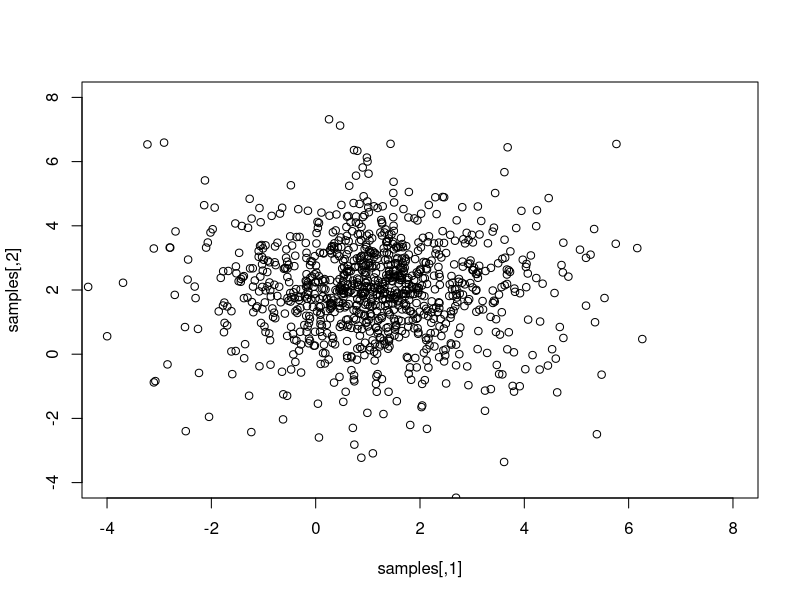
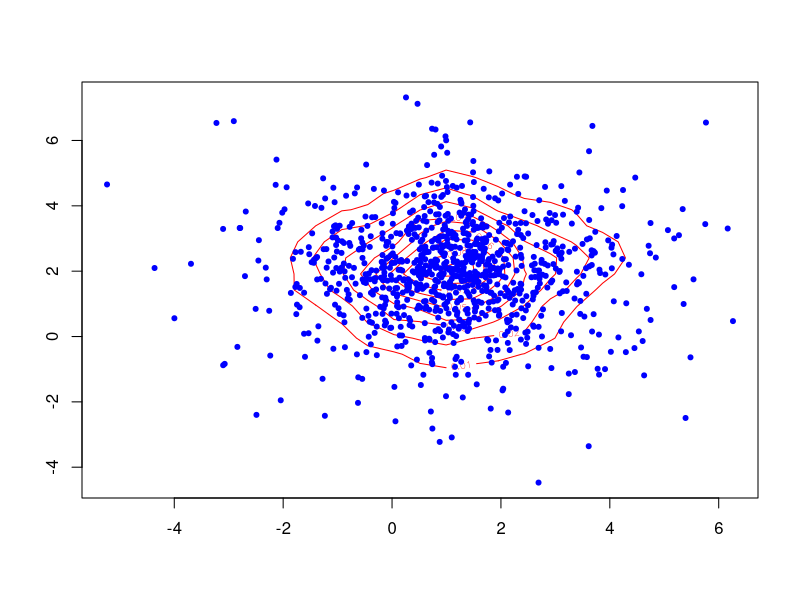
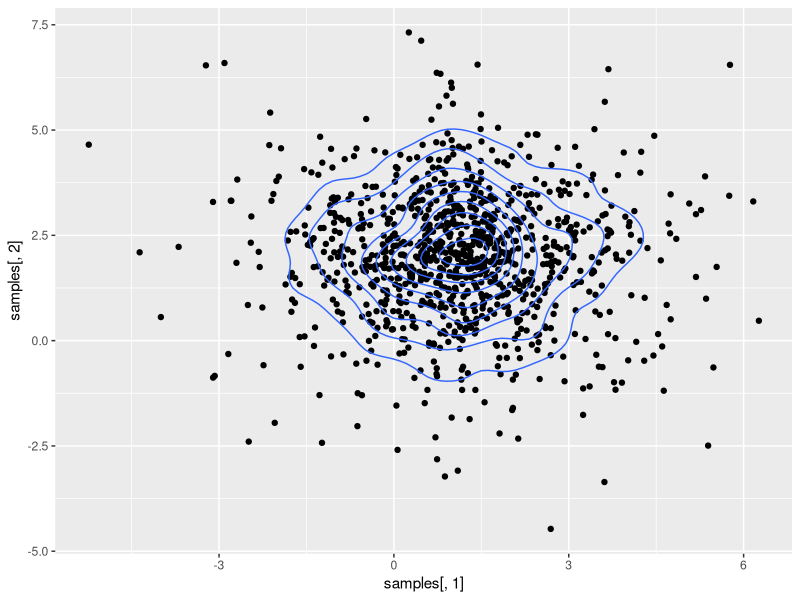
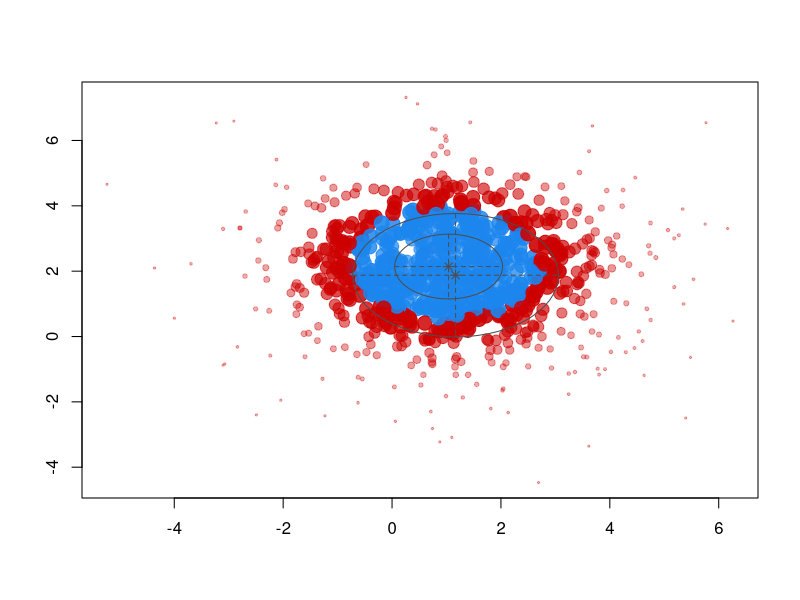
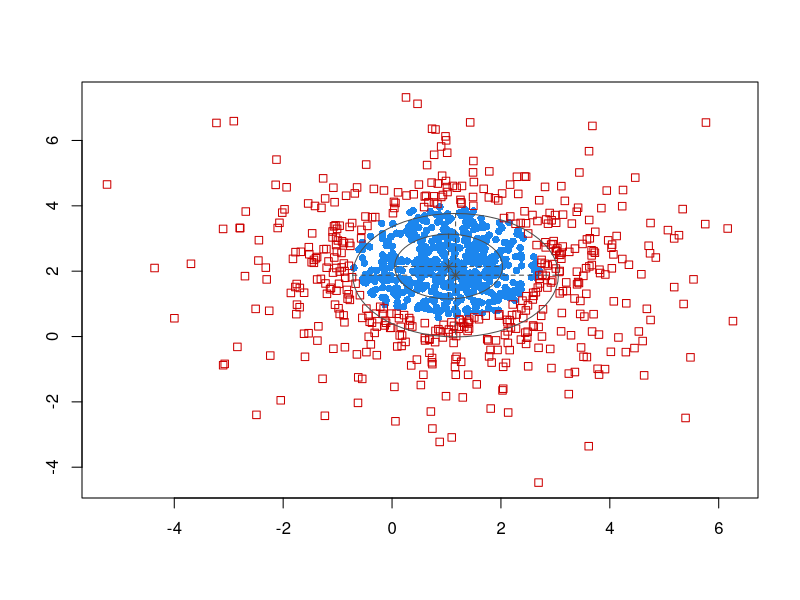
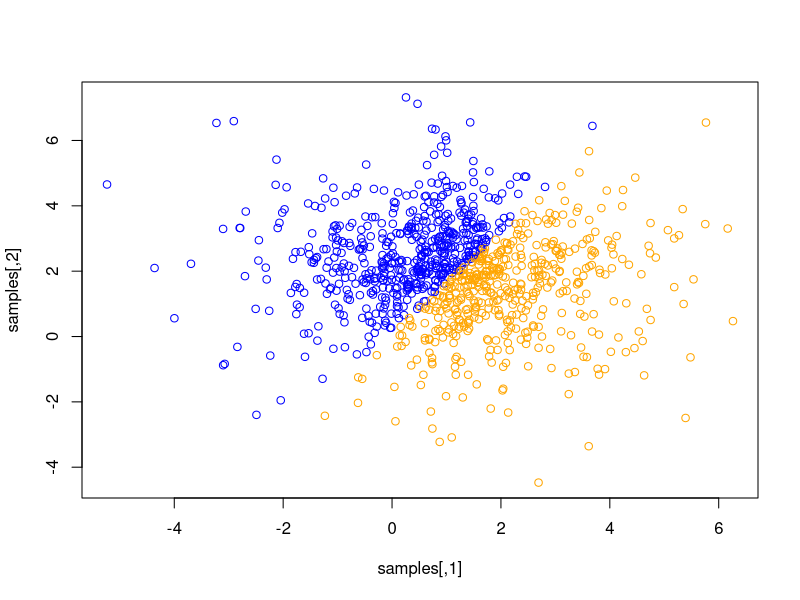

Source code (R) for these figures, in order:
## ---- chunk 1
knitr::opts_chunk$set(echo = TRUE)
## ---- chunk 2
library(MASS)
nks<-rmultinom(1,1000,prob=c(1/2,1/2))
mu <- as.vector(c(1,2))
Sigma1 <- matrix(c(1,0,0,1),2,2)
Sigma2 <- 4*Sigma1

samples<- rbind( mvrnorm(nks[1], mu, Sigma1), mvrnorm(nks[2], mu, Sigma2))
## ---- chunk 3
plot(samples,xlim=c(-4,8),ylim=c(-4,8))
## ---- chunk 4
require("ggplot2")
z<-kde2d(samples[,1],samples[,2])
contour(z,col="red")
#plot
points(samples[,c(1,2)],col="blue",pch=20)

ggplot(data.frame(samples), aes(samples[,1], samples[,2])) + geom_point() + stat_density2d()
## ---- chunk 5
require("mclust")
Mclust(samples, 2, modelNames = "VII") -> res
summary(res)

plot(res,"uncertainty")
## ---- chunk 6
print("pi")
res$parameters$pro
print("mu")
res$parameters$mean
print("Sigma")
res$parameters$variance$sigma
## ---- chunk 7
res$classification
plot(res,"classification")
## ---- chunk 8
kmeans(samples, 2) -> res.kmean
plot(samples, col = c("blue", "orange")[ res.kmean$cluster])
## ---- chunk 9


mvpnorm<-function(x,mu,Sigma){

  p<-length(x)
   return( as.numeric(exp(-1/2*((x-mu)%*%solve(Sigma)%*%t(t(x-mu))))/det(Sigma)^(1/2)/(2*pi)^(p/2)))
}
mvpnorm(c(0,0), mu = c(0,0),Sigma = matrix(c(1,0,0,1),2,2))
## ---- chunk 10
require("mvtnorm")
Estep<-function(X,pi,mu,sigma,K){
 
  n<-nrow(X)
  p<-ncol(X)
  T<-matrix(0,ncol=K,nrow=n)

   
  for(i in 1:n){
     sum<-0
  for(l in 1:K){
    sum=sum+pi[l]*dmvnorm(X[i,], mean = mu[,l],sigma = sigma[,l*p-p+1:p])
  }
    
    for(k in 1:K){
      T[i,k]=pi[k]*dmvnorm(X[i,], mean = mu[,k],sigma = sigma[,k*p-p+1:p])/sum
      
    }
     
  }

  
  Q<-0
   for(i in 1:n){
       for(k in 1:K){
         Q=Q+T[i,k]*log(pi[k]*dmvnorm(X[i,], mean = mu[,k],sigma = sigma[,k*p-p+1:p]))
       }
   }
  
   result <- list(T=T, Q=Q) 
  return(result) 
}
## ---- chunk 11
Mstep<-function(X,T,pi,mu,sigma,K){
   p<-nrow(mu)
  n<-nrow(T)
  for(j in 1:K){
    
  sum<-0
  for(i in 1:n){
    sum=sum+T[i,j]
  }
    pi[j]=sum/n
    
    
    sum1<-vector(length=ncol(X))
     for(i in 1:n){
    sum1=sum1+T[i,j]*X[i,]
  }
    mu[,j]=sum1/sum


   sum2<-matrix(0,p,p)
   for(i in 1:n){
    sum2=sum2+T[i,j]*(t(X[i,]-t(mu[,j]))%*%(X[i,]-t(mu[,j])))
   }
   for(i in 1: p){
     sigma[,j*p-p+i]=sum2[,i]/sum
   }
  }
   result <- list(pi=pi, mu=mu,Sigma=sigma) 
  return(result) 
}
## ---- chunk 12
data("iris")
iris<-iris[,1:4]
EM<-function(data,k){
  X<-as.matrix(data)
  p<-ncol(X)
   n<-nrow(X)
  pi<-vector(length=k)
  mu<-matrix(runif(k*p),ncol=k,nrow=p)
  Sigma<-diag(p)*abs(1*10)
  for(i in 1:(k-1)){
    Sigma=cbind(Sigma,diag(p)*abs(i+1)*10)
  }
  
  for(i in 1:k){
    pi[i]=1/k
  }
  
  T<-matrix(0,ncol=k,nrow=n)
  Q<-2
  Q.new<-1
  max_iteration<-10
  for(i in 1:max_iteration){
    Q=Q.new
  Eres<-Estep(X,pi=pi,mu=mu,sigma=Sigma,K=k)
  T<-Eres$T
  Q.new<-Eres$Q
  
  #print(Q.new)
  
  Mres<-Mstep(X,T,pi=pi,mu=mu,sigma=Sigma,K=k)
  mu<-Mres$mu
  pi<-Mres$pi
  Sigma<-Mres$Sigma
  
  
  #print(Sigma)
  
  }
  res<-vector(length=n)
  
  for(i in 1:n){
    un<-c(0,0,0)
    for(j in 1:k){
      un[j]<- dmvnorm(X[i,], mean = mu[,j],sigma = Sigma[,j*p-p+1:p])
    }
    res[i]=which.max(un)
  }
  return(res)
  
  
}
EM(iris[,1:4],3)
## ---- chunk 13

res<-kmeans(iris,3)
res$cluster
